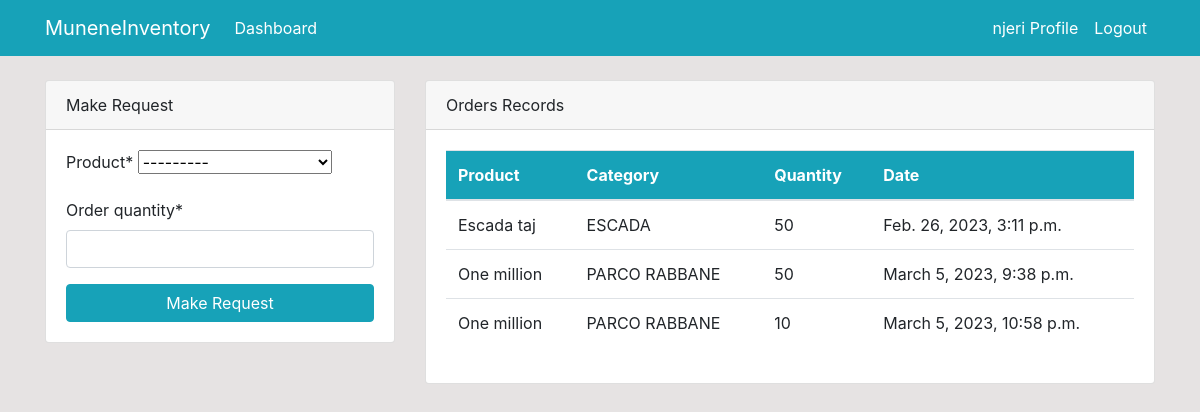
The app's page /dashboard/ (signed in) with its own data.
### dashboard/models.py (models this page shows, shortened)
class Order(models.Model):
    product = models.ForeignKey(Product, on_delete=models.CASCADE, null=True)
    staff = models.ForeignKey(User, models.CASCADE, null=True)
    order_quantity = models.PositiveIntegerField(null=True)
    date = models.DateTimeField(auto_now_add=True)
    class Meta:
        verbose_name_plural = 'Order'

class Product(models.Model):
    name = models.CharField(max_length=100, null=True)
    category = models.CharField(max_length=50, choices=CATEGORY, null=True)
    quantity = models.PositiveIntegerField(null=True)
    class Meta:
        verbose_name_plural = 'Product'
    def __str__(self):
        return f'{self.name}-{self.quantity}'

### dashboard/views.py (the view)
# urls.py: path('dashboard/', views.index, name='dashboard-index'),
@login_required
def index(request):
    orders = Order.objects.all()
    products = Product.objects.all()
    orders_count = orders.count()
    product_count = products.count()
    workers_count = User.objects.all().count()
    if request.method == 'POST':
        form = OrderForm(request.POST)
        if form.is_valid():
            instance = form.save(commit=False)
            instance.staff = request.user
            instance.save()
            return redirect('dashboard-index')
    else:
        form = OrderForm()
    context = {
        'orders': orders,
        'form': form,
        'products': products,
        'product_count': product_count,
        'orders_count': orders_count,
        'workers_count': workers_count
        }
    return render(request, 'dashboard/index.html', context)

### dashboard/forms.py
class OrderForm(forms.ModelForm):
    class Meta:
        model = Order
        fields = ['product', 'order_quantity']

### templates/dashboard/index.html (shortened to what this page needs)
{% extends 'partials/base.html' %}
{% block content %}
{% if user.is_authenticated and user.is_staff and user.is_superuser %}
{% include 'partials/topnav.html' %}
<div class="container">
    <div class="row my-5">
        <div class="col-md-6">
            <div class="bg-white">
                <canvas id="myChart1" width="400" height="300"></canvas>
                <script>
                    var ctx = document.getElementById('myChart1').getContext('2d');
                    var myChart1 = new Chart(ctx, {
                        type: 'pie',
                        data: {
                            labels: [{% for order in orders %} '{{ order.product.name }}', {% endfor %}],
                            datasets: [{
                                label: 'Orders',
                                data: [{% for order in orders %} '{{ order.order_quantity }}', {% endfor %}],
                                backgroundColor: [
                                    'rgba(255, 99, 132, 1)',
                                    'rgba(54, 162, 235, 1)',
                                    'rgba(255, 206, 86, 1)',
                                    'rgba(75, 192, 192, 1)',
                                    'rgba(153, 102, 255, 1)',
                                    'rgba(255, 159, 64, 1)',
                                    'rgba(355, 10, 132, 1)',
                                    'rgba(504, 102, 205, 1)',
                                    'rgba(255, 306, 80, 1)',
                                    'rgba(750, 102, 102, 1)',
                                    'rgba(123, 102, 205, 1)',
                                    'rgba(205, 109, 60, 1)'
                                ],
                                borderColor: [
                                    'rgba(255, 99, 132, 1)',
                                    'rgba(54, 162, 235, 1)',
                                    'rgba(255, 206, 86, 1)',
                                    'rgba(75, 192, 192, 1)',
                                    'rgba(153, 102, 255, 1)',
                                    'rgba(255, 159, 64, 1)',
                                    'rgba(355, 10, 132, 1)',
                                    'rgba(504, 102, 205, 1)',
                                    'rgba(255, 306, 80, 1)',
                                    'rgba(750, 102, 102, 1)',
                                    'rgba(123, 102, 205, 1)',
                                    'rgba(205, 109, 60, 1)'
                                ],
                                borderWidth: 1
                            }]
                        },
                        options: {
                            scales: {
                                yAxes: [{
                                    ticks: {
                                        beginAtZero: true
                                    }
                                }]
                            }
                        }
                    });
                </script>
            </div>
        </div>
        <div class="col-md-6">
            <div class="bg-white">
                <canvas id="myChart" width="400" height="300"></canvas>
                <script>
                    var ctx = document.getElementById('myChart').getContext('2d');
                    var myChart = new Chart(ctx, {
                        type: 'bar',
                        data: {
                            labels: [{% for product in products %} '{{ product.name }}', {% endfor %}],
                            datasets: [{
                                label: 'Products',
                                data: [{% for product in products %} '{{ product.quantity }}', {% endfor %}],
                                backgroundColor: [
                                    'rgba(255, 99, 132, 1)',
                                    'rgba(54, 162, 235, 1)',
                                    'rgba(255, 206, 86, 1)',
                                    'rgba(75, 192, 192, 1)',
                                    'rgba(153, 102, 255, 1)',
                                    'rgba(255, 159, 64, 1)',
                                    'rgba(355, 10, 132, 1)',
                                    'rgba(504, 102, 205, 1)',
                                    'rgba(255, 306, 80, 1)',
                                    'rgba(750, 102, 102, 1)',
                                    'rgba(123, 102, 205, 1)',
                                    'rgba(205, 109, 60, 1)'
                                ],
                                borderColor: [
                                    'rgba(255, 99, 132, 1)',
                                    'rgba(54, 162, 235, 1)',
                                    'rgba(255, 206, 86, 1)',
                                    'rgba(75, 192, 192, 1)',
                                    'rgba(153, 102, 255, 1)',
                                    'rgba(255, 159, 64, 1)',
                                    'rgba(355, 10, 132, 1)',
                                    'rgba(504, 102, 205, 1)',
                                    'rgba(255, 306, 80, 1)',
                                    'rgba(750, 102, 102, 1)',
                                    'rgba(123, 102, 205, 1)',
                                    'rgba(205, 109, 60, 1)'
                                ],
                                borderWidth: 1
                            }]
                        },
                        options: {
                            scales: {
                                yAxes: [{
                                    ticks: {
                                        beginAtZero: true
                                    }
                                }]
                            }
                        }
                    });
                </script>
            </div>
        </div>
    </div>
</div>
{% else %}
{% include 'dashboard/staff_index.html' %}
{% endif %}
{% endblock %}

### templates/partials/nav.html (shortened to what this page needs)
<nav class="navbar navbar-expand-lg navbar-info bg-info">
    {% if user.is_authenticated %}
    <div class="container">
        <a class="navbar-brand text-white" href="{% url 'dashboard-index' %}">MuneneInventory</a>
        <div class="collapse navbar-collapse" id="navbarSupportedContent">
            <ul class="navbar-nav mr-auto">
                <li class="nav-item active">
                    <a class="nav-link text-white" href="{% url 'dashboard-index' %}">Dashboard <span class="sr-only">(current)</span></a>
                </li>
            </ul>
            <ul class="navbar-nav ml-auto">
                <li class="nav-item active">
                    <a class="nav-link text-white" href="{% url 'user-profile' %}">{{ user.username }} Profile </a>
                </li>
                <li class="nav-item">
                    <a class="nav-link text-white" href="{% url 'user-logout' %}">Logout</a>
                </li>
            </ul>
            {% endif %}
        </div>
    </div>
</nav>

### templates/dashboard/staff_index.html (shortened to what this page needs)
{% load crispy_forms_tags %}
<div class="container">
    <div class="row mt-4">
        <div class="col-md-4">
            <div class="card">
                <div class="card-header">
                    Make Request
                </div>
                <div class="card-body">
                    <form method="POST">
                        {{ form|crispy }}
                        <input class="btn btn-info btn-block" type="submit" value="Make Request">
                    </form>
                </div>
            </div>
        </div>
        <div class="col-md-8">
            <div class="card">
                <div class="card-header">
                    Orders Records
                </div>
                <div class="card-body">
                    <table class="table bg-white">
                        <thead class="bg-info text-white">
                            <tr>
                                <th scope="col">Product</th>
                                <th scope="col">Category</th>
                                <th scope="col">Quantity</th>
                                <th scope="col">Date</th>
                            </tr>
                        </thead>
                        <tbody>
                            {% for order in orders %}
                            {% if order.staff == user %}
                            <tr>
                                <td>{{ order.product.name }}</td>
                                <td>{{ order.product.category }}</td>
                                <td>{{ order.order_quantity }}</td>
                                <td>{{ order.date }}</td>
                            </tr>
                            {% endif %}
                            {% endfor %}
                        </tbody>
                    </table>
                </div>
            </div>
        </div>
    </div>
</div>

### static/style.css (style rules this page uses)
body { background: rgb(230, 227, 227); }

### records on screen
Order: product.name "Escada taj", product.category "ESCADA", order_quantity "50", date "Feb. 26, 2023, 3:11 p.m."
Order: product.name "One million", product.category "PARCO RABBANE", order_quantity "50", date "March 5, 2023, 9:38 p.m."
Order: product.name "One million", product.category "PARCO RABBANE", order_quantity "10", date "March 5, 2023, 10:58 p.m."

### other values on screen
{{ user.username }} "njeri"
{{ field.label }} "Product" "Order quantity"
